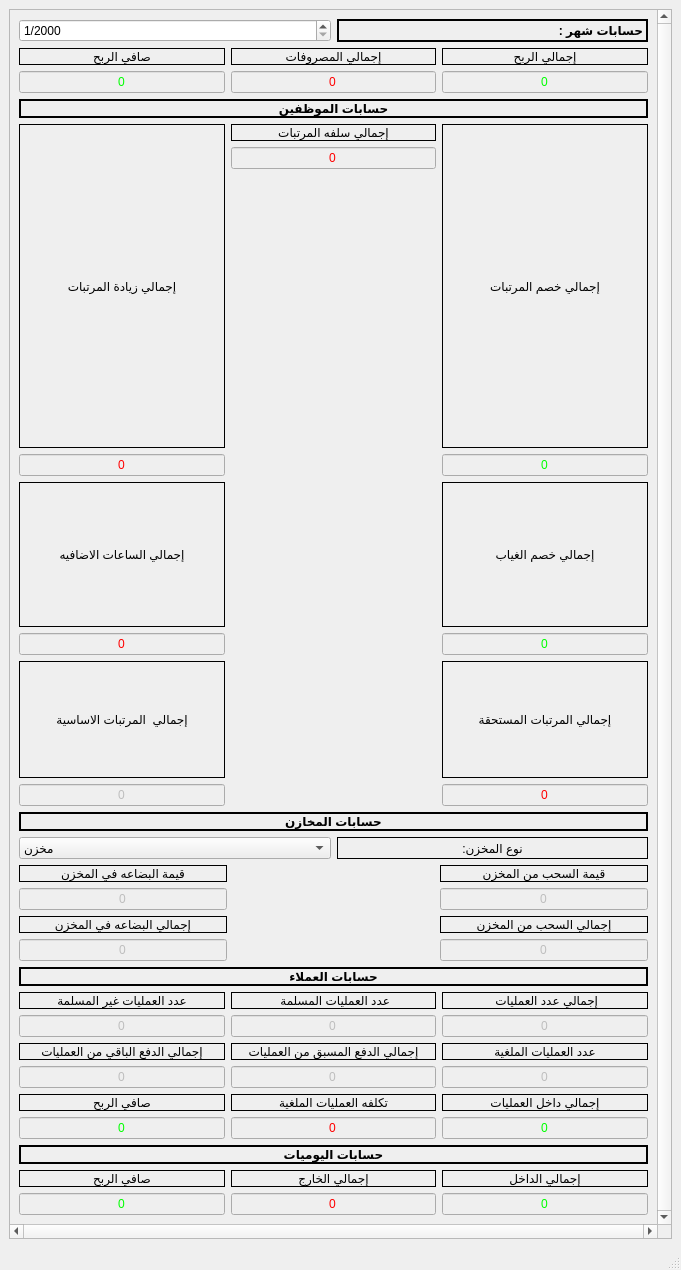
<?xml version="1.0" encoding="UTF-8"?>
<ui version="4.0">
 <class>Accounting</class>
 <widget class="QMainWindow" name="Accounting">
  <property name="geometry">
   <rect>
    <x>0</x>
    <y>0</y>
    <width>681</width>
    <height>1270</height>
   </rect>
  </property>
  <property name="windowTitle">
   <string>الحسابات</string>
  </property>
  <property name="windowIcon">
   <iconset resource="logo.qrc">
    <normaloff>:/logo/logo23.png</normaloff>:/logo/logo23.png</iconset>
  </property>
  <widget class="QWidget" name="centralwidget">
   <layout class="QVBoxLayout" name="verticalLayout">
    <item>
     <widget class="QScrollArea" name="scrollArea">
      <property name="verticalScrollBarPolicy">
       <enum>Qt::ScrollBarAlwaysOn</enum>
      </property>
      <property name="horizontalScrollBarPolicy">
       <enum>Qt::ScrollBarAlwaysOn</enum>
      </property>
      <property name="widgetResizable">
       <bool>true</bool>
      </property>
      <widget class="QWidget" name="scrollAreaWidgetContents">
       <property name="geometry">
        <rect>
         <x>0</x>
         <y>0</y>
         <width>639</width>
         <height>1185</height>
        </rect>
       </property>
       <layout class="QVBoxLayout" name="verticalLayout_35">
        <item>
         <layout class="QHBoxLayout" name="horizontalLayout">
          <item>
           <widget class="QDateEdit" name="Acc_date">
            <property name="displayFormat">
             <string>M/yyyy</string>
            </property>
           </widget>
          </item>
          <item>
           <widget class="QLabel" name="label">
            <property name="font">
             <font>
              <weight>75</weight>
              <bold>true</bold>
             </font>
            </property>
            <property name="frameShape">
             <enum>QFrame::WinPanel</enum>
            </property>
            <property name="text">
             <string>حسابات شهر :</string>
            </property>
            <property name="margin">
             <number>10</number>
            </property>
           </widget>
          </item>
         </layout>
        </item>
        <item>
         <layout class="QHBoxLayout" name="horizontalLayout_4">
          <item>
           <layout class="QVBoxLayout" name="verticalLayout_29">
            <item>
             <widget class="QLabel" name="label_28">
              <property name="frameShape">
               <enum>QFrame::Box</enum>
              </property>
              <property name="text">
               <string>صافي الربح</string>
              </property>
              <property name="alignment">
               <set>Qt::AlignCenter</set>
              </property>
             </widget>
            </item>
            <item>
             <widget class="QLineEdit" name="Profit">
              <property name="enabled">
               <bool>false</bool>
              </property>
              <property name="styleSheet">
               <string notr="true">color: rgb(0, 255, 0);</string>
              </property>
              <property name="text">
               <string>0</string>
              </property>
              <property name="alignment">
               <set>Qt::AlignCenter</set>
              </property>
             </widget>
            </item>
           </layout>
          </item>
          <item>
           <layout class="QVBoxLayout" name="verticalLayout_28">
            <item>
             <widget class="QLabel" name="label_27">
              <property name="frameShape">
               <enum>QFrame::Box</enum>
              </property>
              <property name="text">
               <string>إجمالي المصروفات</string>
              </property>
              <property name="alignment">
               <set>Qt::AlignCenter</set>
              </property>
             </widget>
            </item>
            <item>
             <widget class="QLineEdit" name="Total_outcome">
              <property name="enabled">
               <bool>false</bool>
              </property>
              <property name="styleSheet">
               <string notr="true">color:rgb(255, 0, 0)</string>
              </property>
              <property name="text">
               <string>0</string>
              </property>
              <property name="alignment">
               <set>Qt::AlignCenter</set>
              </property>
             </widget>
            </item>
           </layout>
          </item>
          <item>
           <layout class="QVBoxLayout" name="verticalLayout_31">
            <item>
             <widget class="QLabel" name="label_29">
              <property name="frameShape">
               <enum>QFrame::Box</enum>
              </property>
              <property name="text">
               <string>إجمالي الربح</string>
              </property>
              <property name="alignment">
               <set>Qt::AlignCenter</set>
              </property>
              <property name="margin">
               <number>10</number>
              </property>
             </widget>
            </item>
            <item>
             <widget class="QLineEdit" name="Total_income">
              <property name="enabled">
               <bool>false</bool>
              </property>
              <property name="styleSheet">
               <string notr="true">color: rgb(0, 255, 0);</string>
              </property>
              <property name="text">
               <string>0</string>
              </property>
              <property name="alignment">
               <set>Qt::AlignCenter</set>
              </property>
             </widget>
            </item>
           </layout>
          </item>
         </layout>
        </item>
        <item>
         <layout class="QVBoxLayout" name="verticalLayout_33">
          <item>
           <layout class="QVBoxLayout" name="verticalLayout_26">
            <item>
             <widget class="QLabel" name="label_3">
              <property name="font">
               <font>
                <weight>75</weight>
                <bold>true</bold>
               </font>
              </property>
              <property name="frameShape">
               <enum>QFrame::WinPanel</enum>
              </property>
              <property name="text">
               <string>حسابات الموظفين</string>
              </property>
              <property name="alignment">
               <set>Qt::AlignCenter</set>
              </property>
              <property name="margin">
               <number>10</number>
              </property>
             </widget>
            </item>
            <item>
             <layout class="QGridLayout" name="gridLayout_2">
              <item row="0" column="1">
               <layout class="QVBoxLayout" name="verticalLayout_20">
                <item>
                 <widget class="QLabel" name="label_20">
                  <property name="frameShape">
                   <enum>QFrame::Box</enum>
                  </property>
                  <property name="text">
                   <string>إجمالي سلفه المرتبات</string>
                  </property>
                  <property name="alignment">
                   <set>Qt::AlignCenter</set>
                  </property>
                  <property name="margin">
                   <number>10</number>
                  </property>
                 </widget>
                </item>
                <item>
                 <widget class="QLineEdit" name="E_bro_amount">
                  <property name="enabled">
                   <bool>false</bool>
                  </property>
                  <property name="styleSheet">
                   <string notr="true">color:rgb(255, 0, 0)</string>
                  </property>
                  <property name="text">
                   <string>0</string>
                  </property>
                  <property name="alignment">
                   <set>Qt::AlignCenter</set>
                  </property>
                 </widget>
                </item>
                <item>
                 <spacer name="verticalSpacer">
                  <property name="orientation">
                   <enum>Qt::Vertical</enum>
                  </property>
                  <property name="sizeHint" stdset="0">
                   <size>
                    <width>20</width>
                    <height>40</height>
                   </size>
                  </property>
                 </spacer>
                </item>
               </layout>
              </item>
              <item row="0" column="2">
               <layout class="QVBoxLayout" name="verticalLayout_21">
                <item>
                 <widget class="QLabel" name="label_19">
                  <property name="frameShape">
                   <enum>QFrame::Box</enum>
                  </property>
                  <property name="text">
                   <string>إجمالي خصم المرتبات</string>
                  </property>
                  <property name="alignment">
                   <set>Qt::AlignCenter</set>
                  </property>
                  <property name="margin">
                   <number>10</number>
                  </property>
                 </widget>
                </item>
                <item>
                 <widget class="QLineEdit" name="E_Diss_amount">
                  <property name="enabled">
                   <bool>false</bool>
                  </property>
                  <property name="styleSheet">
                   <string notr="true">color: rgb(0, 255, 0);</string>
                  </property>
                  <property name="text">
                   <string>0</string>
                  </property>
                  <property name="alignment">
                   <set>Qt::AlignCenter</set>
                  </property>
                 </widget>
                </item>
                <item>
                 <layout class="QVBoxLayout" name="verticalLayout_22">
                  <item>
                   <widget class="QLabel" name="label_22">
                    <property name="frameShape">
                     <enum>QFrame::Box</enum>
                    </property>
                    <property name="text">
                     <string>إجمالي خصم الغياب</string>
                    </property>
                    <property name="alignment">
                     <set>Qt::AlignCenter</set>
                    </property>
                    <property name="margin">
                     <number>10</number>
                    </property>
                   </widget>
                  </item>
                  <item>
                   <widget class="QLineEdit" name="E_diss_attend_amount">
                    <property name="enabled">
                     <bool>false</bool>
                    </property>
                    <property name="styleSheet">
                     <string notr="true">color: rgb(0, 255, 0);</string>
                    </property>
                    <property name="text">
                     <string>0</string>
                    </property>
                    <property name="alignment">
                     <set>Qt::AlignCenter</set>
                    </property>
                   </widget>
                  </item>
                  <item>
                   <layout class="QVBoxLayout" name="verticalLayout_23">
                    <item>
                     <widget class="QLabel" name="label_23">
                      <property name="frameShape">
                       <enum>QFrame::Box</enum>
                      </property>
                      <property name="text">
                       <string>إجمالي المرتبات المستحقة</string>
                      </property>
                      <property name="alignment">
                       <set>Qt::AlignCenter</set>
                      </property>
                      <property name="margin">
                       <number>10</number>
                      </property>
                     </widget>
                    </item>
                    <item>
                     <widget class="QLineEdit" name="E_clear_salary">
                      <property name="enabled">
                       <bool>false</bool>
                      </property>
                      <property name="styleSheet">
                       <string notr="true">color:rgb(255, 0, 0)</string>
                      </property>
                      <property name="text">
                       <string>0</string>
                      </property>
                      <property name="alignment">
                       <set>Qt::AlignCenter</set>
                      </property>
                     </widget>
                    </item>
                   </layout>
                  </item>
                 </layout>
                </item>
               </layout>
              </item>
              <item row="0" column="0">
               <layout class="QVBoxLayout" name="verticalLayout_24">
                <item>
                 <widget class="QLabel" name="label_21">
                  <property name="frameShape">
                   <enum>QFrame::Box</enum>
                  </property>
                  <property name="text">
                   <string>إجمالي زيادة المرتبات</string>
                  </property>
                  <property name="alignment">
                   <set>Qt::AlignCenter</set>
                  </property>
                 </widget>
                </item>
                <item>
                 <widget class="QLineEdit" name="E_bouns_amount">
                  <property name="enabled">
                   <bool>false</bool>
                  </property>
                  <property name="styleSheet">
                   <string notr="true">color:rgb(255, 0, 0)</string>
                  </property>
                  <property name="text">
                   <string>0</string>
                  </property>
                  <property name="alignment">
                   <set>Qt::AlignCenter</set>
                  </property>
                 </widget>
                </item>
                <item>
                 <layout class="QVBoxLayout" name="verticalLayout_25">
                  <item>
                   <widget class="QLabel" name="label_25">
                    <property name="frameShape">
                     <enum>QFrame::Box</enum>
                    </property>
                    <property name="text">
                     <string>إجمالي الساعات الاضافيه</string>
                    </property>
                    <property name="alignment">
                     <set>Qt::AlignCenter</set>
                    </property>
                    <property name="margin">
                     <number>10</number>
                    </property>
                   </widget>
                  </item>
                  <item>
                   <widget class="QLineEdit" name="E_hours_bouns">
                    <property name="enabled">
                     <bool>false</bool>
                    </property>
                    <property name="styleSheet">
                     <string notr="true">color:rgb(255, 0, 0)</string>
                    </property>
                    <property name="text">
                     <string>0</string>
                    </property>
                    <property name="alignment">
                     <set>Qt::AlignCenter</set>
                    </property>
                   </widget>
                  </item>
                  <item>
                   <layout class="QVBoxLayout" name="verticalLayout_32">
                    <item>
                     <widget class="QLabel" name="label_24">
                      <property name="frameShape">
                       <enum>QFrame::Box</enum>
                      </property>
                      <property name="text">
                       <string>إجمالي  المرتبات الاساسية</string>
                      </property>
                      <property name="alignment">
                       <set>Qt::AlignCenter</set>
                      </property>
                      <property name="margin">
                       <number>10</number>
                      </property>
                     </widget>
                    </item>
                    <item>
                     <widget class="QLineEdit" name="E_salaries">
                      <property name="enabled">
                       <bool>false</bool>
                      </property>
                      <property name="text">
                       <string>0</string>
                      </property>
                      <property name="alignment">
                       <set>Qt::AlignCenter</set>
                      </property>
                     </widget>
                    </item>
                   </layout>
                  </item>
                 </layout>
                </item>
               </layout>
              </item>
             </layout>
            </item>
           </layout>
          </item>
          <item>
           <layout class="QVBoxLayout" name="verticalLayout_18">
            <item>
             <layout class="QVBoxLayout" name="verticalLayout_7">
              <item>
               <widget class="QLabel" name="label_2">
                <property name="font">
                 <font>
                  <weight>75</weight>
                  <bold>true</bold>
                 </font>
                </property>
                <property name="frameShape">
                 <enum>QFrame::WinPanel</enum>
                </property>
                <property name="text">
                 <string>حسابات المخازن</string>
                </property>
                <property name="alignment">
                 <set>Qt::AlignCenter</set>
                </property>
                <property name="margin">
                 <number>10</number>
                </property>
               </widget>
              </item>
              <item>
               <layout class="QHBoxLayout" name="horizontalLayout_2">
                <item>
                 <widget class="QComboBox" name="comboBox">
                  <item>
                   <property name="text">
                    <string>مخزن</string>
                   </property>
                  </item>
                  <item>
                   <property name="text">
                    <string>مخزن رئيسي</string>
                   </property>
                  </item>
                 </widget>
                </item>
                <item>
                 <widget class="QLabel" name="label_5">
                  <property name="frameShape">
                   <enum>QFrame::Box</enum>
                  </property>
                  <property name="text">
                   <string>نوع المخزن:</string>
                  </property>
                  <property name="alignment">
                   <set>Qt::AlignCenter</set>
                  </property>
                  <property name="margin">
                   <number>10</number>
                  </property>
                 </widget>
                </item>
               </layout>
              </item>
             </layout>
            </item>
            <item>
             <layout class="QHBoxLayout" name="horizontalLayout_3">
              <item>
               <layout class="QVBoxLayout" name="verticalLayout_5">
                <item>
                 <layout class="QVBoxLayout" name="verticalLayout_2">
                  <item>
                   <widget class="QLabel" name="label_6">
                    <property name="frameShape">
                     <enum>QFrame::Box</enum>
                    </property>
                    <property name="text">
                     <string>قيمة البضاعه في المخزن</string>
                    </property>
                    <property name="alignment">
                     <set>Qt::AlignCenter</set>
                    </property>
                    <property name="margin">
                     <number>10</number>
                    </property>
                   </widget>
                  </item>
                  <item>
                   <widget class="QLineEdit" name="Ware_cost">
                    <property name="enabled">
                     <bool>false</bool>
                    </property>
                    <property name="text">
                     <string>0</string>
                    </property>
                    <property name="alignment">
                     <set>Qt::AlignCenter</set>
                    </property>
                   </widget>
                  </item>
                 </layout>
                </item>
                <item>
                 <layout class="QVBoxLayout" name="verticalLayout_3">
                  <item>
                   <widget class="QLabel" name="label_8">
                    <property name="frameShape">
                     <enum>QFrame::Box</enum>
                    </property>
                    <property name="text">
                     <string>إجمالي البضاعه في المخزن</string>
                    </property>
                    <property name="alignment">
                     <set>Qt::AlignCenter</set>
                    </property>
                    <property name="margin">
                     <number>10</number>
                    </property>
                   </widget>
                  </item>
                  <item>
                   <widget class="QLineEdit" name="Ware_quant">
                    <property name="enabled">
                     <bool>false</bool>
                    </property>
                    <property name="text">
                     <string>0</string>
                    </property>
                    <property name="alignment">
                     <set>Qt::AlignCenter</set>
                    </property>
                   </widget>
                  </item>
                 </layout>
                </item>
               </layout>
              </item>
              <item>
               <spacer name="horizontalSpacer">
                <property name="orientation">
                 <enum>Qt::Horizontal</enum>
                </property>
                <property name="sizeHint" stdset="0">
                 <size>
                  <width>40</width>
                  <height>20</height>
                 </size>
                </property>
               </spacer>
              </item>
              <item>
               <layout class="QVBoxLayout" name="verticalLayout_6">
                <item>
                 <layout class="QVBoxLayout" name="ware_drag">
                  <item>
                   <widget class="QLabel" name="label_7">
                    <property name="frameShape">
                     <enum>QFrame::Box</enum>
                    </property>
                    <property name="text">
                     <string>قيمة السحب من المخزن</string>
                    </property>
                    <property name="alignment">
                     <set>Qt::AlignCenter</set>
                    </property>
                    <property name="margin">
                     <number>10</number>
                    </property>
                   </widget>
                  </item>
                  <item>
                   <widget class="QLineEdit" name="Drag_cost">
                    <property name="enabled">
                     <bool>false</bool>
                    </property>
                    <property name="text">
                     <string>0</string>
                    </property>
                    <property name="alignment">
                     <set>Qt::AlignCenter</set>
                    </property>
                   </widget>
                  </item>
                 </layout>
                </item>
                <item>
                 <layout class="QVBoxLayout" name="ware_drag_cost">
                  <item>
                   <widget class="QLabel" name="label_9">
                    <property name="frameShape">
                     <enum>QFrame::Box</enum>
                    </property>
                    <property name="text">
                     <string>إجمالي السحب من المخزن</string>
                    </property>
                    <property name="alignment">
                     <set>Qt::AlignCenter</set>
                    </property>
                    <property name="margin">
                     <number>10</number>
                    </property>
                   </widget>
                  </item>
                  <item>
                   <widget class="QLineEdit" name="Drag_quant">
                    <property name="enabled">
                     <bool>false</bool>
                    </property>
                    <property name="text">
                     <string>0</string>
                    </property>
                    <property name="alignment">
                     <set>Qt::AlignCenter</set>
                    </property>
                   </widget>
                  </item>
                 </layout>
                </item>
               </layout>
              </item>
             </layout>
            </item>
           </layout>
          </item>
         </layout>
        </item>
        <item>
         <layout class="QVBoxLayout" name="verticalLayout_17">
          <item>
           <widget class="QLabel" name="label_4">
            <property name="font">
             <font>
              <weight>75</weight>
              <bold>true</bold>
             </font>
            </property>
            <property name="frameShape">
             <enum>QFrame::WinPanel</enum>
            </property>
            <property name="text">
             <string>حسابات العملاء</string>
            </property>
            <property name="alignment">
             <set>Qt::AlignCenter</set>
            </property>
            <property name="margin">
             <number>10</number>
            </property>
           </widget>
          </item>
          <item>
           <layout class="QGridLayout" name="gridLayout">
            <item row="0" column="0">
             <layout class="QVBoxLayout" name="verticalLayout_10">
              <item>
               <widget class="QLabel" name="label_12">
                <property name="frameShape">
                 <enum>QFrame::Box</enum>
                </property>
                <property name="text">
                 <string>عدد العمليات غير المسلمة</string>
                </property>
                <property name="alignment">
                 <set>Qt::AlignCenter</set>
                </property>
                <property name="margin">
                 <number>10</number>
                </property>
               </widget>
              </item>
              <item>
               <widget class="QLineEdit" name="opnums_undone">
                <property name="enabled">
                 <bool>false</bool>
                </property>
                <property name="text">
                 <string>0</string>
                </property>
                <property name="alignment">
                 <set>Qt::AlignCenter</set>
                </property>
               </widget>
              </item>
              <item>
               <layout class="QVBoxLayout" name="verticalLayout_14">
                <item>
                 <widget class="QLabel" name="label_16">
                  <property name="frameShape">
                   <enum>QFrame::Box</enum>
                  </property>
                  <property name="text">
                   <string>إجمالي الدفع الباقي من العمليات</string>
                  </property>
                  <property name="alignment">
                   <set>Qt::AlignCenter</set>
                  </property>
                  <property name="margin">
                   <number>10</number>
                  </property>
                 </widget>
                </item>
                <item>
                 <widget class="QLineEdit" name="op_remain">
                  <property name="enabled">
                   <bool>false</bool>
                  </property>
                  <property name="text">
                   <string>0</string>
                  </property>
                  <property name="alignment">
                   <set>Qt::AlignCenter</set>
                  </property>
                 </widget>
                </item>
                <item>
                 <layout class="QVBoxLayout" name="verticalLayout_16">
                  <item>
                   <widget class="QLabel" name="label_18">
                    <property name="frameShape">
                     <enum>QFrame::Box</enum>
                    </property>
                    <property name="text">
                     <string>صافي الربح</string>
                    </property>
                    <property name="alignment">
                     <set>Qt::AlignCenter</set>
                    </property>
                    <property name="margin">
                     <number>10</number>
                    </property>
                   </widget>
                  </item>
                  <item>
                   <widget class="QLineEdit" name="op_profit">
                    <property name="enabled">
                     <bool>false</bool>
                    </property>
                    <property name="styleSheet">
                     <string notr="true">color: rgb(0, 255, 0);</string>
                    </property>
                    <property name="text">
                     <string>0</string>
                    </property>
                    <property name="alignment">
                     <set>Qt::AlignCenter</set>
                    </property>
                   </widget>
                  </item>
                 </layout>
                </item>
               </layout>
              </item>
             </layout>
            </item>
            <item row="0" column="1">
             <layout class="QVBoxLayout" name="verticalLayout_9">
              <item>
               <widget class="QLabel" name="label_11">
                <property name="frameShape">
                 <enum>QFrame::Box</enum>
                </property>
                <property name="text">
                 <string>عدد العمليات المسلمة </string>
                </property>
                <property name="alignment">
                 <set>Qt::AlignCenter</set>
                </property>
                <property name="margin">
                 <number>10</number>
                </property>
               </widget>
              </item>
              <item>
               <widget class="QLineEdit" name="opnums_done">
                <property name="enabled">
                 <bool>false</bool>
                </property>
                <property name="text">
                 <string>0</string>
                </property>
                <property name="alignment">
                 <set>Qt::AlignCenter</set>
                </property>
               </widget>
              </item>
              <item>
               <layout class="QVBoxLayout" name="verticalLayout_12">
                <item>
                 <widget class="QLabel" name="label_14">
                  <property name="frameShape">
                   <enum>QFrame::Box</enum>
                  </property>
                  <property name="text">
                   <string>إجمالي الدفع المسبق من العمليات</string>
                  </property>
                  <property name="alignment">
                   <set>Qt::AlignCenter</set>
                  </property>
                  <property name="margin">
                   <number>10</number>
                  </property>
                 </widget>
                </item>
                <item>
                 <widget class="QLineEdit" name="op_payed">
                  <property name="enabled">
                   <bool>false</bool>
                  </property>
                  <property name="text">
                   <string>0</string>
                  </property>
                  <property name="alignment">
                   <set>Qt::AlignCenter</set>
                  </property>
                 </widget>
                </item>
                <item>
                 <layout class="QVBoxLayout" name="verticalLayout_15">
                  <item>
                   <widget class="QLabel" name="label_17">
                    <property name="frameShape">
                     <enum>QFrame::Box</enum>
                    </property>
                    <property name="text">
                     <string>تكلفه العمليات الملغية</string>
                    </property>
                    <property name="alignment">
                     <set>Qt::AlignCenter</set>
                    </property>
                    <property name="margin">
                     <number>10</number>
                    </property>
                   </widget>
                  </item>
                  <item>
                   <widget class="QLineEdit" name="op_undone_cost">
                    <property name="enabled">
                     <bool>false</bool>
                    </property>
                    <property name="styleSheet">
                     <string notr="true">color:rgb(255, 0, 0)</string>
                    </property>
                    <property name="text">
                     <string>0</string>
                    </property>
                    <property name="alignment">
                     <set>Qt::AlignCenter</set>
                    </property>
                   </widget>
                  </item>
                 </layout>
                </item>
               </layout>
              </item>
             </layout>
            </item>
            <item row="0" column="2">
             <layout class="QVBoxLayout" name="verticalLayout_11">
              <item>
               <widget class="QLabel" name="label_10">
                <property name="frameShape">
                 <enum>QFrame::Box</enum>
                </property>
                <property name="text">
                 <string>إجمالي عدد العمليات </string>
                </property>
                <property name="alignment">
                 <set>Qt::AlignCenter</set>
                </property>
                <property name="margin">
                 <number>10</number>
                </property>
               </widget>
              </item>
              <item>
               <widget class="QLineEdit" name="opnums">
                <property name="enabled">
                 <bool>false</bool>
                </property>
                <property name="text">
                 <string>0</string>
                </property>
                <property name="alignment">
                 <set>Qt::AlignCenter</set>
                </property>
               </widget>
              </item>
              <item>
               <layout class="QVBoxLayout" name="verticalLayout_13">
                <item>
                 <widget class="QLabel" name="label_13">
                  <property name="frameShape">
                   <enum>QFrame::Box</enum>
                  </property>
                  <property name="text">
                   <string>عدد العمليات الملغية</string>
                  </property>
                  <property name="alignment">
                   <set>Qt::AlignCenter</set>
                  </property>
                  <property name="margin">
                   <number>10</number>
                  </property>
                 </widget>
                </item>
                <item>
                 <widget class="QLineEdit" name="opnums_bouns">
                  <property name="enabled">
                   <bool>false</bool>
                  </property>
                  <property name="text">
                   <string>0</string>
                  </property>
                  <property name="alignment">
                   <set>Qt::AlignCenter</set>
                  </property>
                 </widget>
                </item>
                <item>
                 <layout class="QVBoxLayout" name="verticalLayout_19">
                  <item>
                   <widget class="QLabel" name="label_15">
                    <property name="frameShape">
                     <enum>QFrame::Box</enum>
                    </property>
                    <property name="text">
                     <string>إجمالي داخل العمليات</string>
                    </property>
                    <property name="alignment">
                     <set>Qt::AlignCenter</set>
                    </property>
                    <property name="margin">
                     <number>10</number>
                    </property>
                   </widget>
                  </item>
                  <item>
                   <widget class="QLineEdit" name="op_income">
                    <property name="enabled">
                     <bool>false</bool>
                    </property>
                    <property name="styleSheet">
                     <string notr="true">color: rgb(0, 255, 0);</string>
                    </property>
                    <property name="text">
                     <string>0</string>
                    </property>
                    <property name="alignment">
                     <set>Qt::AlignCenter</set>
                    </property>
                   </widget>
                  </item>
                 </layout>
                </item>
               </layout>
              </item>
             </layout>
            </item>
           </layout>
          </item>
         </layout>
        </item>
        <item>
         <layout class="QVBoxLayout" name="verticalLayout_27">
          <item>
           <layout class="QVBoxLayout" name="verticalLayout_8">
            <item>
             <widget class="QLabel" name="label_26">
              <property name="font">
               <font>
                <weight>75</weight>
                <bold>true</bold>
               </font>
              </property>
              <property name="frameShape">
               <enum>QFrame::WinPanel</enum>
              </property>
              <property name="text">
               <string>حسابات اليوميات</string>
              </property>
              <property name="alignment">
               <set>Qt::AlignCenter</set>
              </property>
              <property name="margin">
               <number>10</number>
              </property>
             </widget>
            </item>
           </layout>
          </item>
          <item>
           <layout class="QHBoxLayout" name="horizontalLayout_6">
            <item>
             <layout class="QVBoxLayout" name="verticalLayout_30">
              <item>
               <layout class="QVBoxLayout" name="verticalLayout_4">
                <item>
                 <widget class="QLabel" name="label_31">
                  <property name="frameShape">
                   <enum>QFrame::Box</enum>
                  </property>
                  <property name="text">
                   <string>صافي الربح</string>
                  </property>
                  <property name="alignment">
                   <set>Qt::AlignCenter</set>
                  </property>
                  <property name="margin">
                   <number>10</number>
                  </property>
                 </widget>
                </item>
                <item>
                 <widget class="QLineEdit" name="Daily_profit">
                  <property name="enabled">
                   <bool>false</bool>
                  </property>
                  <property name="styleSheet">
                   <string notr="true">color: rgb(0, 255, 0);</string>
                  </property>
                  <property name="text">
                   <string>0</string>
                  </property>
                  <property name="alignment">
                   <set>Qt::AlignCenter</set>
                  </property>
                 </widget>
                </item>
               </layout>
              </item>
             </layout>
            </item>
            <item>
             <layout class="QVBoxLayout" name="ware_drag_cost_2">
              <item>
               <widget class="QLabel" name="label_34">
                <property name="frameShape">
                 <enum>QFrame::Box</enum>
                </property>
                <property name="text">
                 <string>إجمالي الخارج</string>
                </property>
                <property name="alignment">
                 <set>Qt::AlignCenter</set>
                </property>
                <property name="margin">
                 <number>10</number>
                </property>
               </widget>
              </item>
              <item>
               <widget class="QLineEdit" name="Daily_outcome">
                <property name="enabled">
                 <bool>false</bool>
                </property>
                <property name="styleSheet">
                 <string notr="true">color: rgb(255,0, 0);</string>
                </property>
                <property name="text">
                 <string>0</string>
                </property>
                <property name="alignment">
                 <set>Qt::AlignCenter</set>
                </property>
               </widget>
              </item>
             </layout>
            </item>
            <item>
             <layout class="QVBoxLayout" name="verticalLayout_34">
              <item>
               <layout class="QVBoxLayout" name="ware_drag_2">
                <item>
                 <widget class="QLabel" name="label_33">
                  <property name="frameShape">
                   <enum>QFrame::Box</enum>
                  </property>
                  <property name="text">
                   <string>إجمالي الداخل</string>
                  </property>
                  <property name="alignment">
                   <set>Qt::AlignCenter</set>
                  </property>
                  <property name="margin">
                   <number>10</number>
                  </property>
                 </widget>
                </item>
                <item>
                 <widget class="QLineEdit" name="Daily_income">
                  <property name="enabled">
                   <bool>false</bool>
                  </property>
                  <property name="styleSheet">
                   <string notr="true">color: rgb(0, 255, 0);</string>
                  </property>
                  <property name="text">
                   <string>0</string>
                  </property>
                  <property name="alignment">
                   <set>Qt::AlignCenter</set>
                  </property>
                 </widget>
                </item>
               </layout>
              </item>
             </layout>
            </item>
           </layout>
          </item>
         </layout>
        </item>
       </layout>
      </widget>
     </widget>
    </item>
   </layout>
  </widget>
  <widget class="QMenuBar" name="menubar">
   <property name="geometry">
    <rect>
     <x>0</x>
     <y>0</y>
     <width>681</width>
     <height>22</height>
    </rect>
   </property>
  </widget>
  <widget class="QStatusBar" name="statusbar"/>
 </widget>
 <resources>
  <include location="logo.qrc"/>
 </resources>
 <connections/>
</ui>
